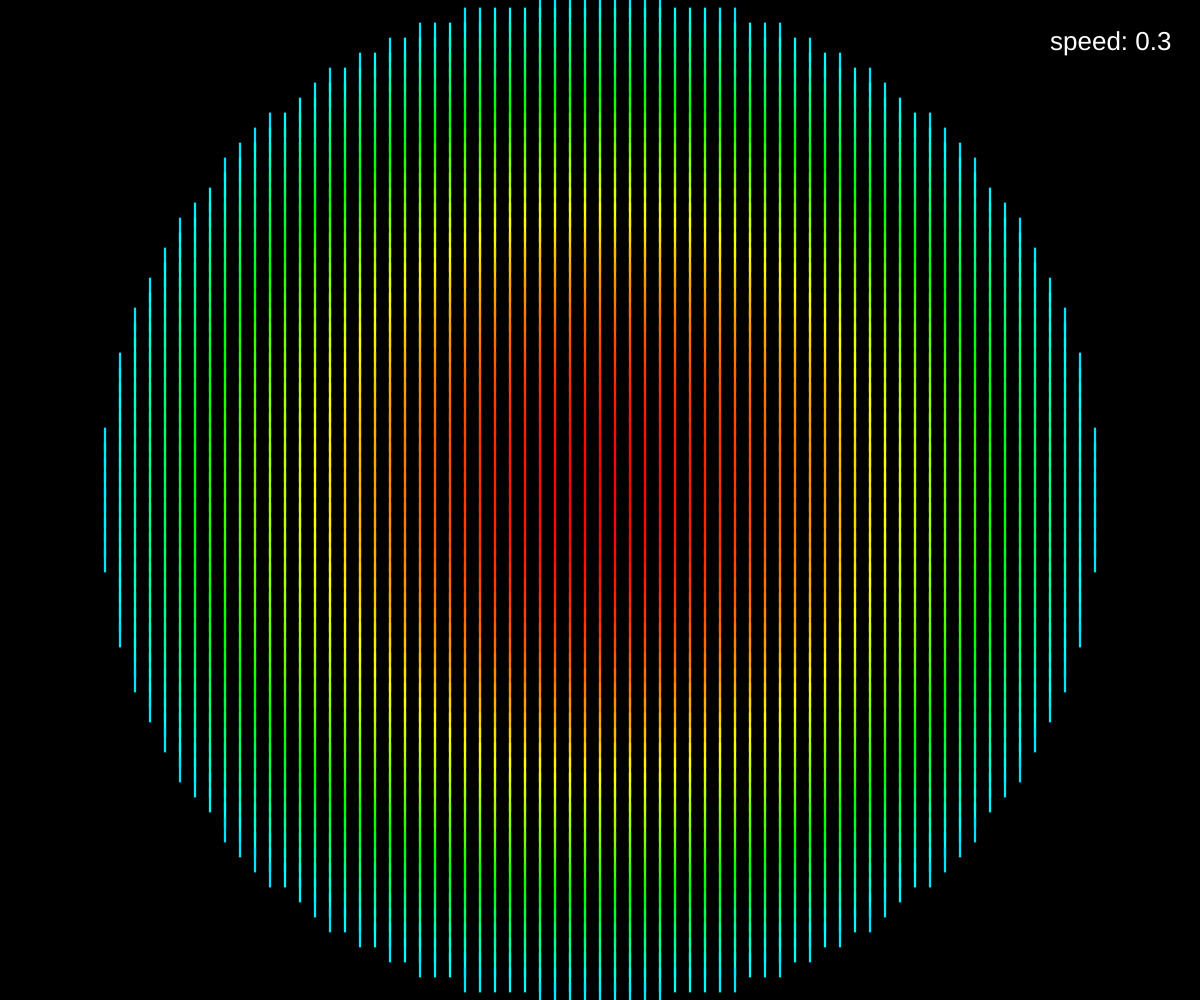
Frame 1 (no input)
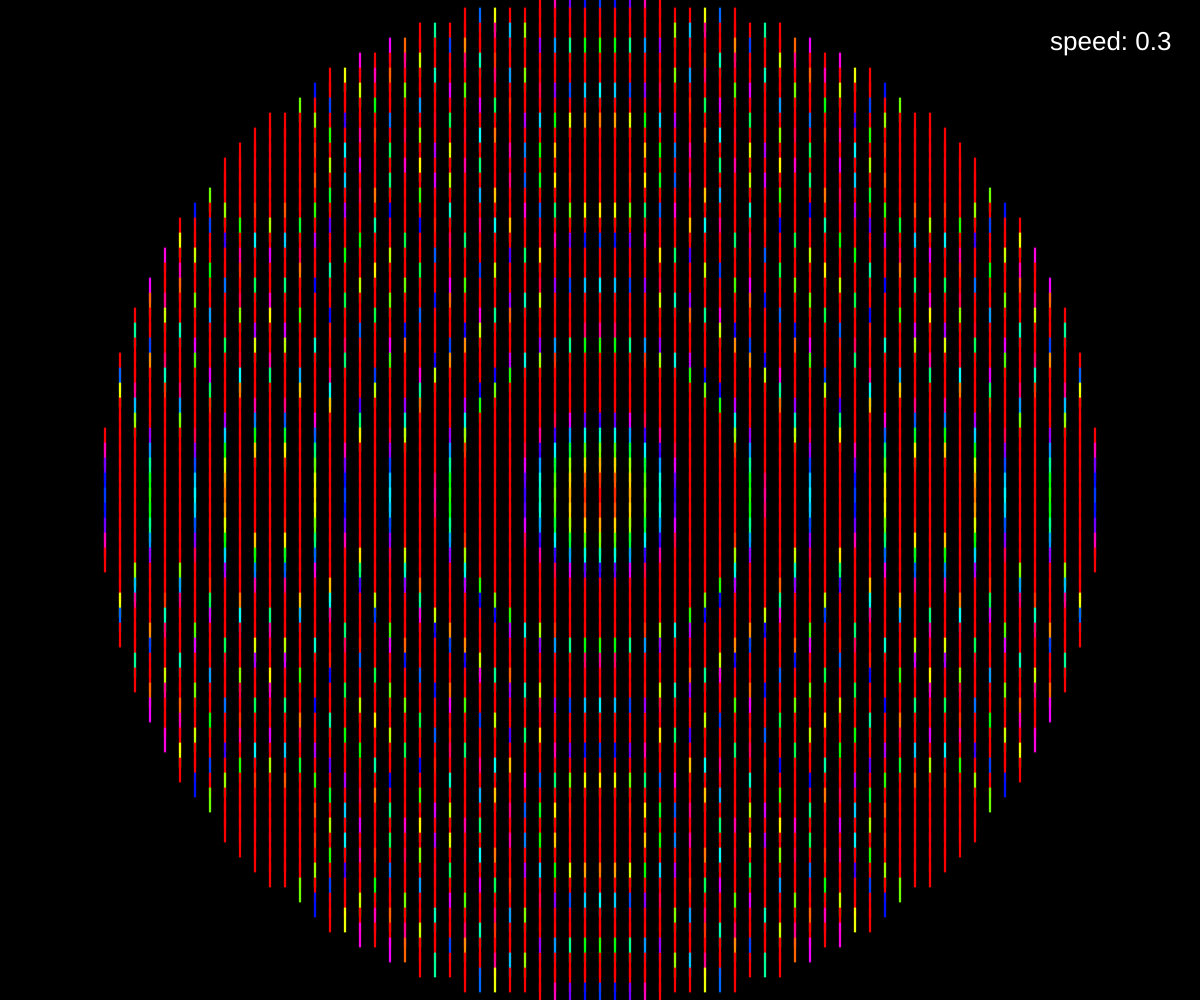
Frame 60 (no input)
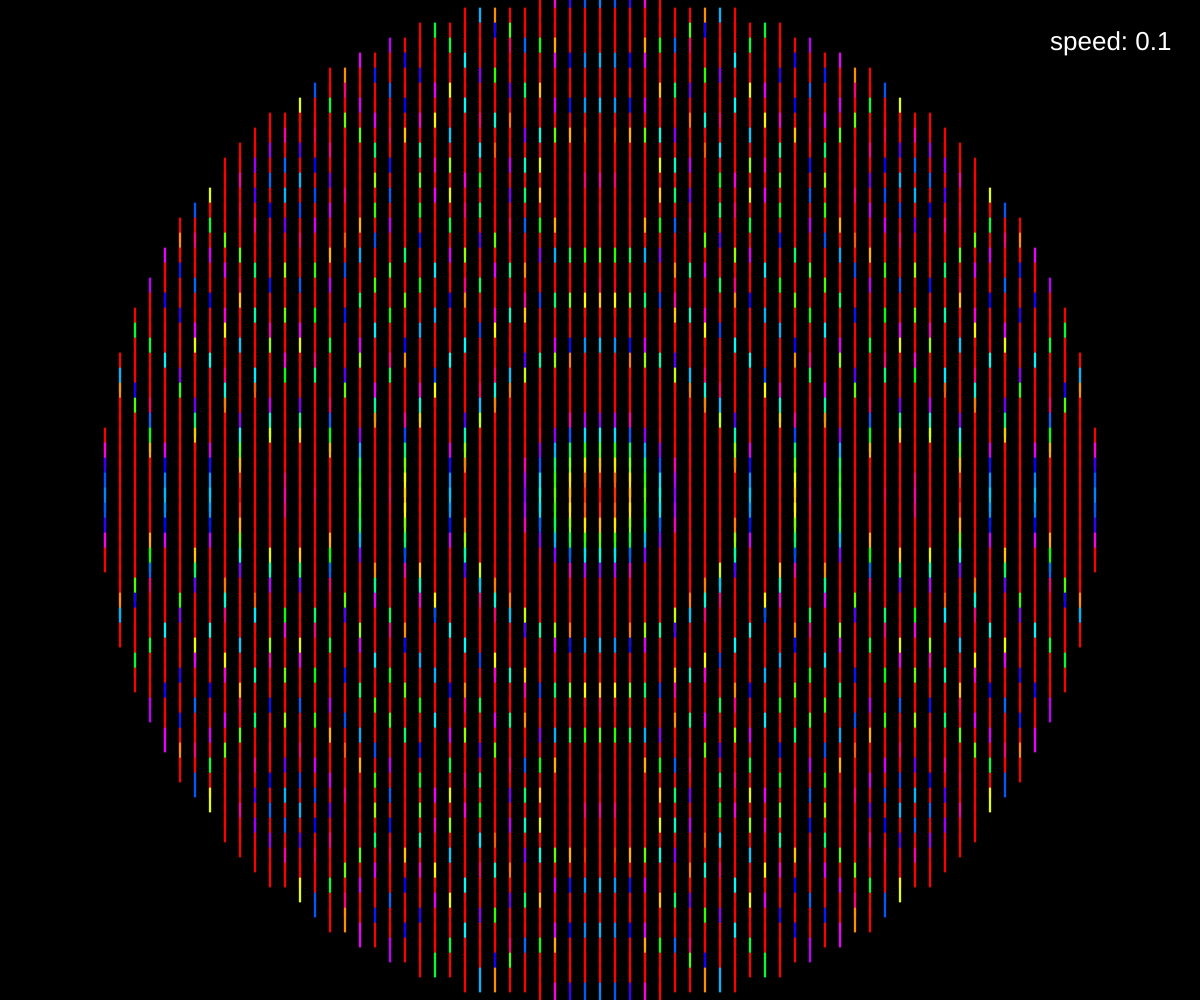
Frame 120 (the mouse pressed at the canvas centre since frame 60)

The p5.js sketch that drew these frames (run headless with seeded random() and noise() and a simulated clock; from frame 60 on, the mouse is pressed at the canvas centre):

// p5.js sketch
// ── sketch.js
function setup() {
	createCanvas(windowWidth, windowHeight);
	rectMode(CENTER);
	colorMode(HSB, 1, 1, 1, 1);
}

function windowResized() {
  resizeCanvas(windowWidth, windowHeight);
}

function draw() {
	var detail = 15;
	var mx = map(mouseX, 0, width, .00001, .00026);
  background(0);
	noStroke();
  var r = min(height/2, width/2);
	push();
	translate(width/2, height/2);
  for (var x = -width/2; x < width/2; x+= detail) {
    for (var y = -width/2; y < height/2; y+= detail) {
      var d = dist(x, y, 0, 0);
      if (d<r) {
				if(mouseX == 0 && mouseY == 0){
					mx = .00025;
				}
        var a = radians(.6*d*d*frameCount*mx)%PI;
        var p = map(a, 0, PI/20, 0, 1/8);
				fill(p,1,1);
        //stroke(p, 1, 1);
				push();
				translate(x,y);
				//rotate(a);
				rect(0,0,detail*.15,detail*1.65);
				//line(-detail*.36, 0, detail*.36,0);
				pop();
      }
    }
  }
	pop();
	noStroke();
	fill(255);
	textSize(26);
	text("speed: " + nf(mx*1000, 1,1), width-150, 50);
	/*
	crosshair
	stroke(255);
	line(width/2, 0, width/2, height);
	line(0, height/2,width,  height/2);
	*/
}

// ── post.html
<!DOCTYPE html>
<html>
<head>
<title>Mosaic</title>
<!--<link rel="shortcut icon" type="image/png" href="..\..\index.html"/>-->
<link rel="stylesheet" href="../../styles/sketch.css">
<script src="../../lib/p5.js"></script>
<script src="sketch.js"></script>
</head>
<body>
</body>
<header>
<p><a href="..\..\index.html"> <<< </a> </p>
</header>
</html>
